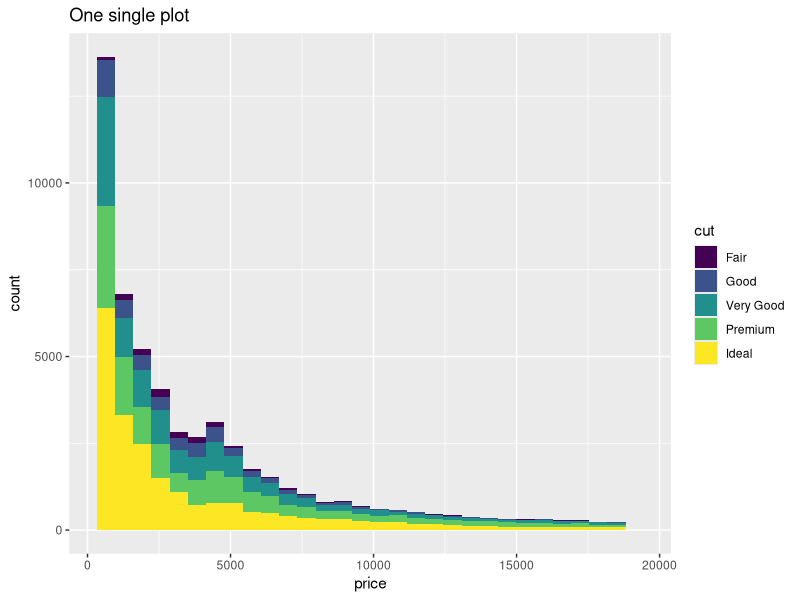
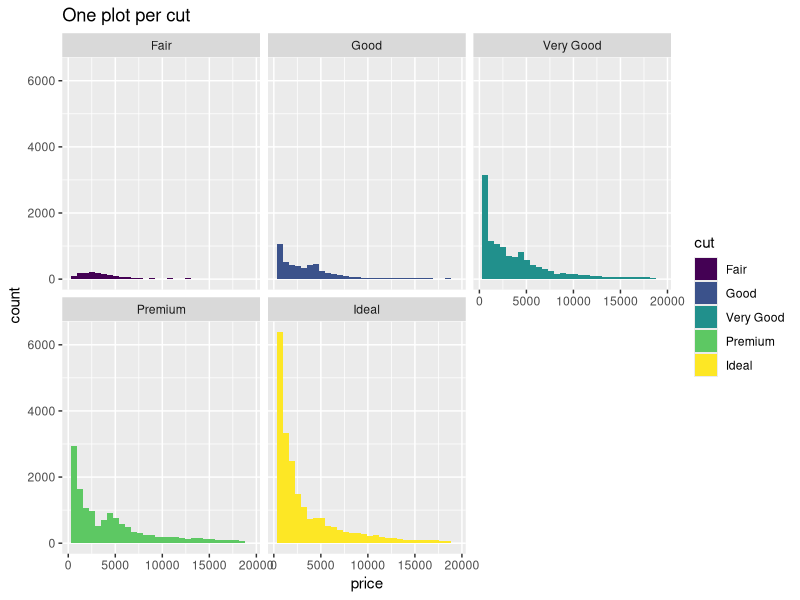

Here is the R script that generated these plots, in order:
# Activity 03_04: Faceting with 1 variable

library(ggplot2)

# one single plot
ggplot(diamonds) + 
  geom_histogram(aes(price, fill=cut)) +
  ggtitle("One single plot")

# one plot per cut
ggplot(diamonds) + 
  geom_histogram(aes(price, fill=cut)) + 
  facet_wrap( ~ cut) +
  ggtitle("One plot per cut")

# For more information:
# http://docs.ggplot2.org/current/facet_wrap.html 